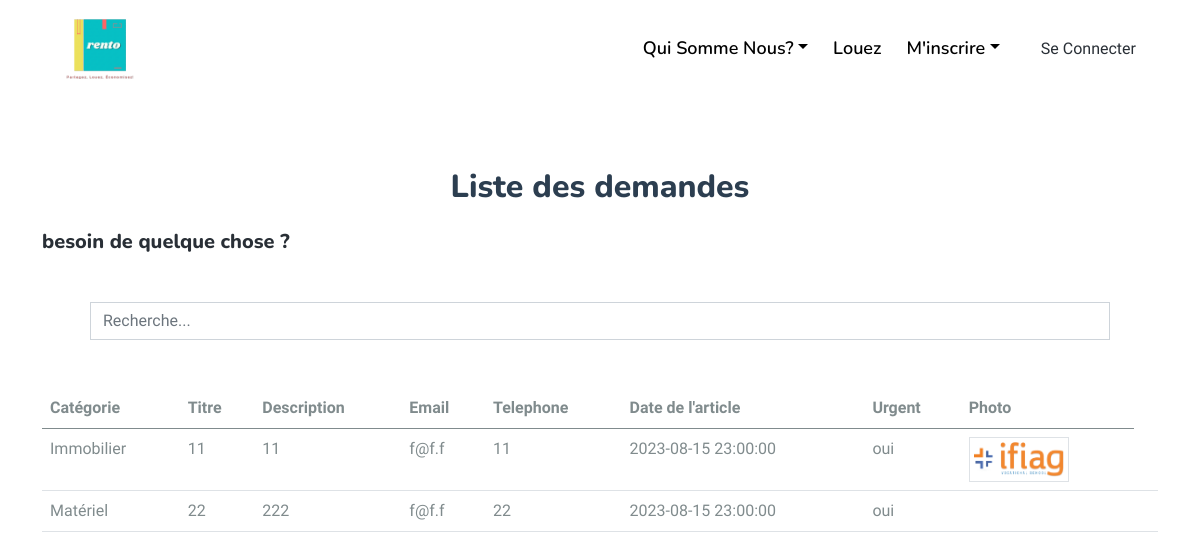
Screenshot of /liste_besoin.php with the database file from the repository.
### tables this page shows
CREATE TABLE `besoin` (
  `id` int(11) NOT NULL,
  `categorie` int(15) DEFAULT NULL,
  `titre` varchar(50) DEFAULT NULL,
  `description` text DEFAULT NULL,
  `email` varchar(50) DEFAULT NULL,
  `tel` int(20) NOT NULL,
  `date_article` timestamp NOT NULL DEFAULT current_timestamp() ON UPDATE current_timestamp(),
  `photo` text DEFAULT NULL,
  `urgent` text NOT NULL DEFAULT 'non'
);

### liste_besoin.php (the view, shortened to what this page needs)
<?php
require("connexion_server/connexion.php");
$query = "SELECT * FROM besoin";
$stmt = $pdo->prepare($query);
$stmt->execute();
$allBesoins = $stmt->fetchAll(PDO::FETCH_ASSOC);
$connectedUserEmail = $_SESSION['email'];
?>
<!DOCTYPE html>
<html lang="en">
<head>
    <link href="https://cdnjs.cloudflare.com/ajax/libs/font-awesome/5.10.0/css/all.min.css" rel="stylesheet">
    <link href="https://cdn.jsdelivr.net/npm/bootstrap-icons@1.4.1/font/bootstrap-icons.css" rel="stylesheet">
    <link href="lib/animate/animate.min.css" rel="stylesheet">
    <link href="lib/owlcarousel/assets/owl.carousel.min.css" rel="stylesheet">
    <link href="lib/tempusdominus/css/tempusdominus-bootstrap-4.min.css" rel="stylesheet" />
    <link href="css/bootstrap.min.css" rel="stylesheet">
    <link href="css/style.css" rel="stylesheet">
</head>
<body>
    <div class="container-fluid position-relative p-0">
        <nav class="navbar navbar-expand-lg navbar-light px-4 px-lg-5 py-3 py-lg-0">
            <a href="index.php" class="navbar-brand p-0">
                <img src="logo/rentologo.png" alt="Logo">
            </a>
            <div class="collapse navbar-collapse" id="navbarCollapse">
                <div class="navbar-nav ms-auto py-0">
                    <div class="nav-item dropdown">
                        <a href="#" class="nav-link dropdown-toggle" data-bs-toggle="dropdown">Qui Somme Nous?</a>
                    </div>
                    <a href="recherche.php" class="nav-item nav-link">Louez</a>
                    <div class="nav-item dropdown">
                        <?php
                        if (isset($_SESSION['type'])) {
                        } else {
                        ?>
                            <a href="#" class="nav-link dropdown-toggle" data-bs-toggle="dropdown">M'inscrire</a>
                        <?php
                        }
                        ?>
                    </div>
                </div><?php
                        if (isset($_SESSION['email']) && $_SESSION['mot']) {
                        ?>
                    <a href="deposer.php" class="btn btn-primary rounded-pill py-2 px-4">Déposer une Annonce</a>
                    <div class="nav-item dropdown">
                        <div class="nav-item dropdown">
                            <a href="#" class="nav-link dropdown-toggle" data-bs-toggle="dropdown"><i class="bi bi-person"></i></a>
                            <div class="dropdown-menu m-0">
                                <a href="in1.php" class="nav-item nav-link">Annonces</a>
                                <a href="d.php" class="nav-item nav-link m-2"><i class="bi bi-box-arrow-right"></i></a>
                            </div>
                        <?php
                        } else {
                        ?>
                            <a href="login.php" class="nav-item nav-link">Se Connecter</a>
                        <?php
                        }
                        ?>
                        </div>
                    </div>
        <br><br><br><br><br>
        <div class="container mt-5">
            <h2 class="mb-4 text-center">Liste des demandes</h2>
            <h5><a href="besoin.php">besoin de quelque chose ?</a></h5>
            <div class='m-5'>
                <form action="search.php" method="POST">
                    <input type="text" id="searchInput" name="query" class="form-control" placeholder="Recherche...">
                </form>
            </div>
            <div class="table-responsive">
                <table class="table">
                    <thead>
                        <tr>
                            <th>Catégorie</th>
                            <th>Titre</th>
                            <th>Description</th>
                            <th>Email</th>
                            <th>Telephone</th>
                            <th>Date de l'article</th>
                            <th>Urgent</th>
                            <th>Photo</th>
                        </tr>
                    </thead>
                    <tbody id='searchResults'>
                        <?php
                        foreach ($allBesoins as $besoin) {
                            echo '<tr>';
                            echo '<td>';
                            if ($besoin['categorie'] === 1) {
                                echo 'Immobilier';
                            } elseif ($besoin['categorie'] === 2) {
                                echo 'Matériel';
                            } else {
                                echo 'Évènementiel';
                            }
                            echo '</td>';
                            echo '<td>' . $besoin['titre'] . '</td>';
                            echo '<td>' . $besoin['description'] . '</td>';
                            echo '<td>' . $besoin['email'] . '</td>';
                            echo '<td>' . $besoin['tel'] . '</td>';
                            echo '<td>' . $besoin['date_article'] . '</td>';
                            echo '<td>' . $besoin['urgent'] . '</td>';
                            echo '<td>';
                            if (isset($besoin['photo']) && !empty($besoin['photo'])) {
                                echo '<img src="' . $besoin['photo'] . '" class="img-thumbnail" style="max-width: 100px;">';
                            }
                            echo '</td>';
                            if ($besoin['email'] === $connectedUserEmail) {
                                echo '<td>';
                                echo '<a href="delete_besoin.php?id=' . $besoin['id'] . '" class="btn btn-danger btn-sm" onclick="return confirm(\'Etes vous sur de supprimer cette demande ?\')">Delete</a>';
                                echo '</td>';
                            } else {
                                echo '<td></td>';
                            }
                            echo '</tr>';
                        }
                        ?>
                    </tbody>
                </table>
            </div>
        </div>
</body>
</html>

### css/style.css (style rules this page uses)
:root { --primary: #4ecdc4; --secondary: #292f36; --light: #f5f5f5; --dark: #14141f; }
.navbar-light .navbar-nav .nav-link { font-family: "Nunito", sans-serif; position: relative; margin-right: 25px; padding: 35px 0; color: #000000 !important; font-size: 18px; font-weight: 600; outline: none; transition: 0.5s; }
.navbar-light .navbar-brand img { max-height: 60px; transition: 0.5s; }
@media (min-width: 992px) { .navbar-light { position: absolute; width: 100%; top: 0; left: 0; border-bottom: 1px solid rgba(256, 256, 256, 0.1); z-index: 999; } }
@media (min-width: 992px) { .navbar-light .navbar-nav .nav-link::before { position: absolute; content: ""; width: 0; height: 2px; bottom: -1px; left: 50%; background: var(--primary); transition: 0.5s; } }

### rows the page displays
besoin: shows "Immobilier", titre "11", description "11", email "f@f.f", tel "11", date_article "2023-08-15 23:00:00", urgent "oui", photo (picture)
besoin: shows "Matériel", titre "22", description "222", email "f@f.f", tel "22", date_article "2023-08-15 23:00:00", urgent "oui"
